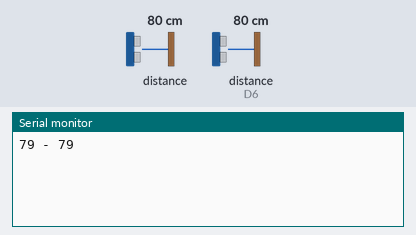
A sketch run on a simulated ESP8266 (NodeMCU). On the bench: the last lines printed to the serial monitor. Wiring (inferred from the names in the program): 2 × ultrasonic range finder: trigger D4, echo D3 / trigger D5, echo D6. Inputs (shaded band) come from the test bench; at power-on: distance to the obstacle 80 cm, distance to the obstacle (sensor on D6) 80 cm. The echo pulse lasts 58.3 µs per cm.

Above: at 2.7 s.
2.8 s: distance to the obstacle (sensor 0) set to 2 cm
At 4.1 s:
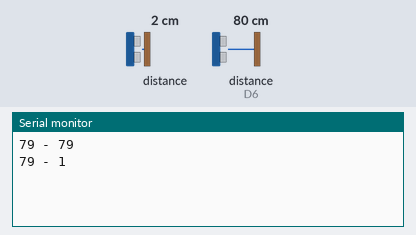
4.3 s: distance to the obstacle (sensor on D6) set to 2 cm
At 5.6 s:
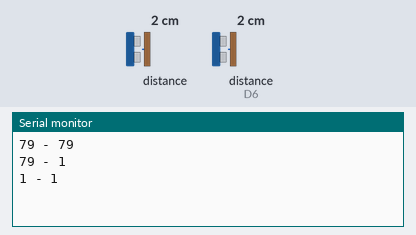
5.8 s: distance to the obstacle (sensor 0) set to 4 cm
At 7.0 s:
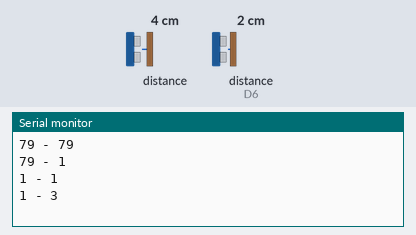
7.3 s: distance to the obstacle (sensor on D6) set to 4 cm
At 8.3 s:
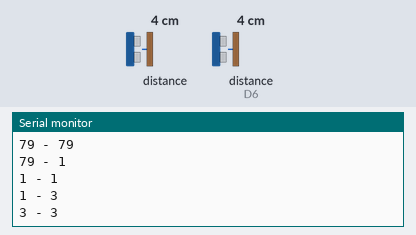
Timing chart, 0 to 9.8 s (numbered marks = the images above; inputs shaded):
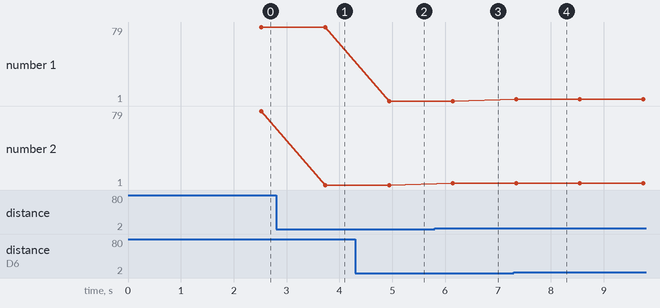

Measured:
- after the input at 2.8 s, the serial monitor: prints a new line after 0.94 s (image 1)
- after the input at 4.3 s, the serial monitor: prints a new line after 0.64 s (image 2)
- after the input at 5.8 s, the serial monitor: prints a new line after 0.34 s (image 3)
- after the input at 7.3 s, the serial monitor: prints a new line at once (image 4)
- plotted number 2: 79 → 1 after the input at 2.8 s, 1 → 3 after the input at 5.8 s

The sketch:

sketch_mar06c.ino
```cpp
// This example shows how to connect to Cayenne using an ESP8266 and send/receive sample data.
// Make sure you install the ESP8266 Board Package via the Arduino IDE Board Manager and select the correct ESP8266 board before compiling.

//#define CAYENNE_DEBUG
#define CAYENNE_PRINT Serial
#include <CayenneMQTTESP8266.h>

const int trigPin2 = 2;  //D4
const int echoPin2 = 0;  //D3
#define trigPin3 D5
#define echoPin3 D6

long duration1,duration2,distance2,distance3, RightSensor,LeftSensor;
// WiFi network info.
char ssid[] = "Srujan";
char wifiPassword[] = "Sruj@n97";

// Cayenne authentication info. This should be obtained from the Cayenne Dashboard.
char username[] = "335c61a0-f912-11e8-898f-c12a468aadce";
char password[] = "ff3b003ca67880b00fe543c20315d1e23f4c2a65";
char clientID[] = "a0907740-0040-11e9-810f-075d38a26cc9";

unsigned long lastMillis = 0;

void setup() {
  Cayenne.begin(username, password, clientID, ssid, wifiPassword);
  pinMode(trigPin2, OUTPUT);
  pinMode(echoPin2, INPUT);
  pinMode(trigPin3, OUTPUT);
  pinMode(echoPin3, INPUT);
  Serial.begin(9600);
}

void loop() {
  Cayenne.loop();
SonarSensor(trigPin2, echoPin2);
RightSensor = distance2;
SonarSensor(trigPin3, echoPin3);
LeftSensor = distance3;
Serial.print(LeftSensor);
Serial.print(" - ");
Serial.println(RightSensor);
delay(200);
}

void SonarSensor( int , int )
{

digitalWrite( trigPin2 , LOW);
delayMicroseconds(2);

// Sets the trigPin2 on HIGH state for 10 micro seconds
digitalWrite( trigPin2 , HIGH);
delayMicroseconds(10);
digitalWrite( trigPin2 , LOW);

// Reads the echoPin2, returns the sound wave travel time in microseconds
duration1 = pulseIn(echoPin2, HIGH);

digitalWrite(trigPin3, LOW);
delayMicroseconds(2);

// Sets the trigPin3 on HIGH state for 10 micro seconds
digitalWrite(trigPin3, HIGH);
delayMicroseconds(10);
digitalWrite(trigPin3, LOW);

// Reads the echoPin3, returns the sound wave travel time in microseconds
duration2=  pulseIn(echoPin3, HIGH);

// Calculating the distance 1,2
distance2 = duration1*0.034/2 ;
distance3 = duration2*0.034/2 ;

}
// Default function for sending sensor data at intervals to Cayenne.
// You can also use functions for specific channels, e.g CAYENNE_OUT(1) for sending channel 1 data.
CAYENNE_OUT_DEFAULT()
{
  // Write data to Cayenne here. This example just sends the current uptime in milliseconds on virtual channel 0.
  //Cayenne.virtualWrite(0, millis());
  Cayenne.virtualWrite(0, RightSensor);
  Cayenne.virtualWrite(1,LeftSensor);

  Cayenne.virtualWrite(2,17.4315278);
  Cayenne.virtualWrite(3,78.4380196);

  // Some examples of other functions you can use to send data.
  //Cayenne.celsiusWrite(1, 22.0);
  //Cayenne.luxWrite(2, 700);
  //Cayenne.virtualWrite(3, 50, TYPE_PROXIMITY, UNIT_CENTIMETER);
}

// Default function for processing actuator commands from the Cayenne Dashboard.
// You can also use functions for specific channels, e.g CAYENNE_IN(1) for channel 1 commands.
CAYENNE_IN_DEFAULT()
{
  CAYENNE_LOG("Channel %u, value %s", request.channel, getValue.asString());
  //Process message here. If there is an error set an error message using getValue.setError(), e.g getValue.setError("Error message");
}
```
